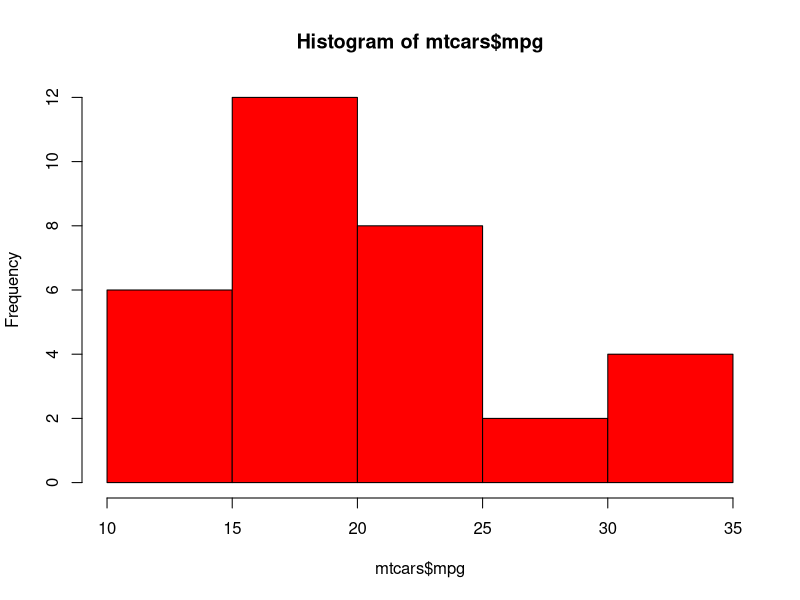
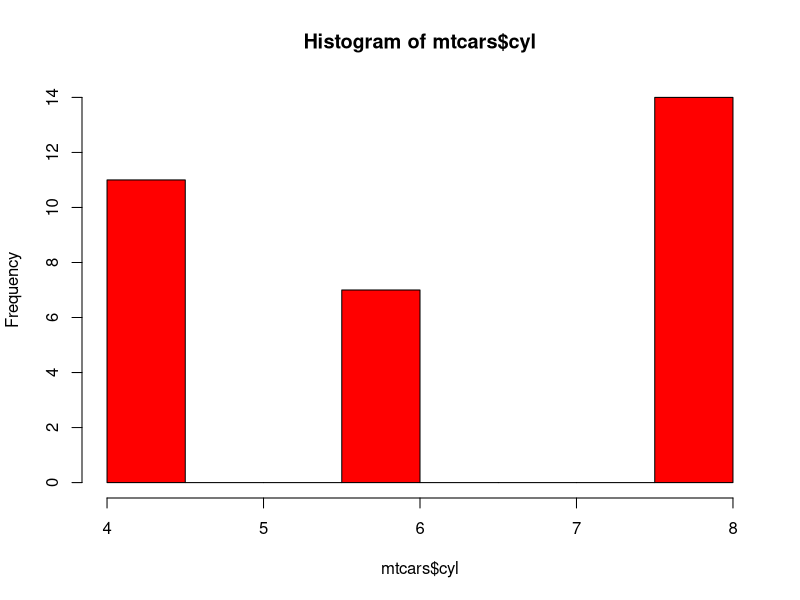
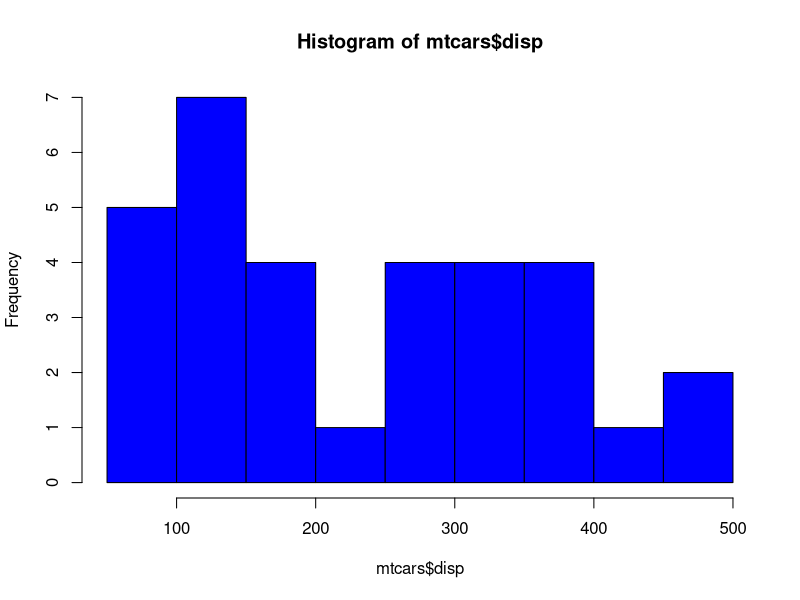
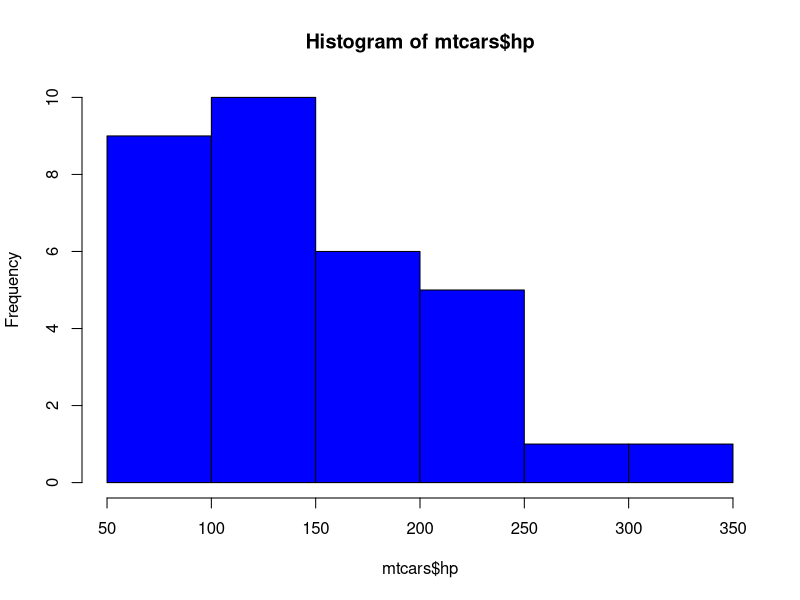
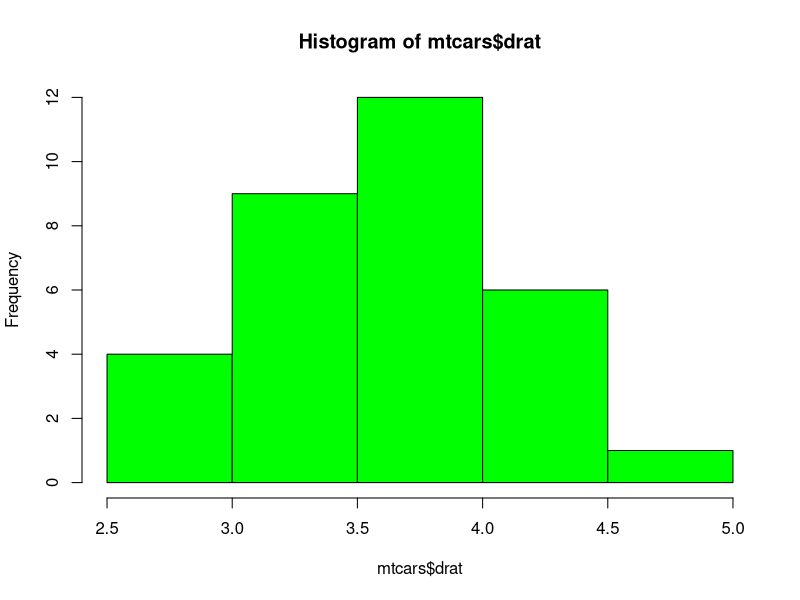
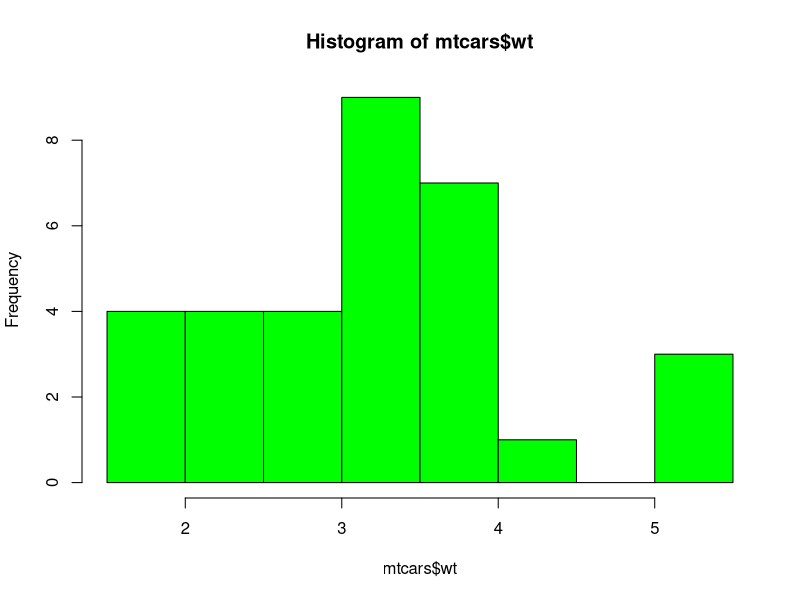
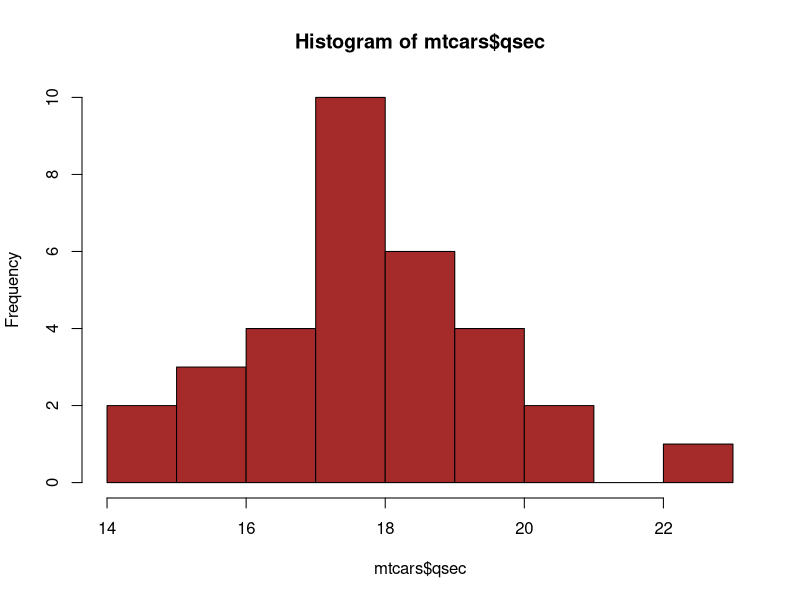
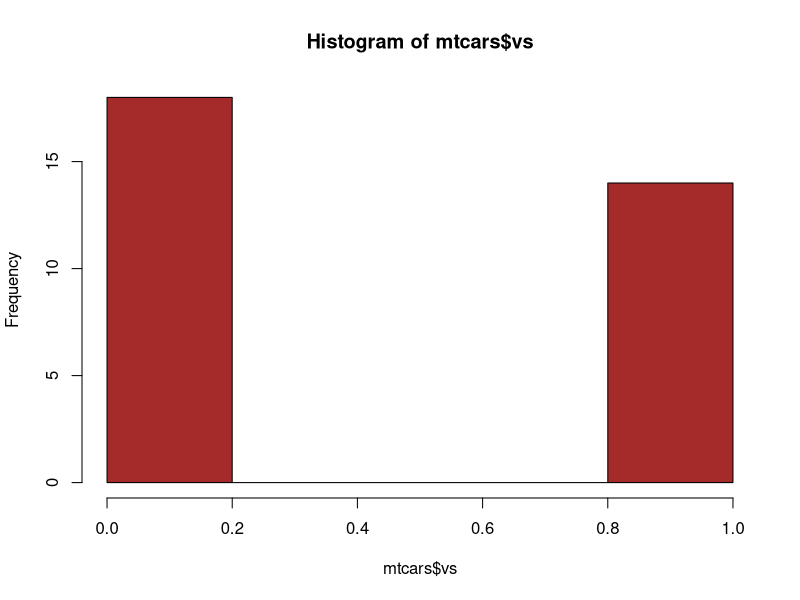

Write R code to recreate these figures, in order.
cars_auto = subset(mtcars, am == 0)
cars_gear = subset(mtcars, am == 1)
dim(mtcars)
dim(cars_auto) ; dim(cars_gear)
mean(cars_auto$mpg); mean(cars_gear$mpg)
sd(cars_auto$mpg) ; sd(cars_gear$mpg)
t.test(cars_gear$mpg, cars_auto$mpg, paired = F, var.equal = F)
hist(mtcars$mpg, col = "red")
hist(mtcars$cyl, col = "red")
hist(mtcars$disp, col = "blue")
hist(mtcars$hp, col = "blue")
hist(mtcars$drat, col = "green")
hist(mtcars$wt, col = "green")
hist(mtcars$qsec, col = "brown")
hist(mtcars$vs, col = "brown")
hist(mtcars$am, col = "black")
hist(mtcars$gear, col = "red")
hist(mtcars$carb, col = "red")
boxplot(mtcars, main = "value of all variables", xlab = "mtcars", col = "red")
